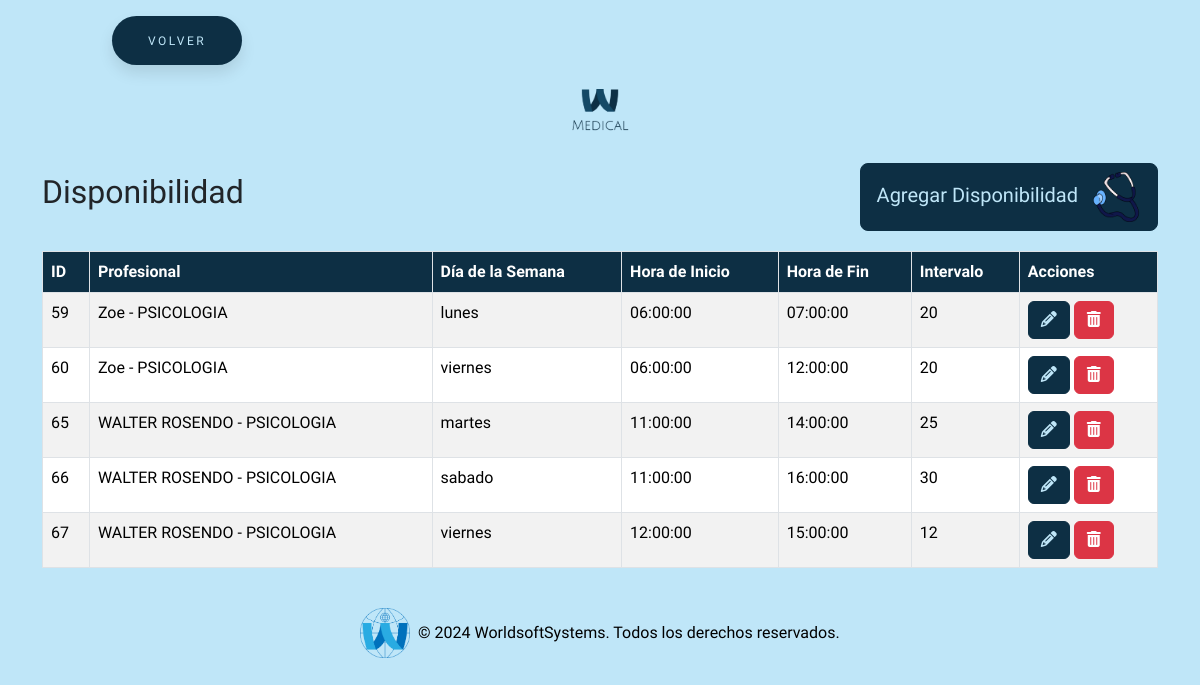
Page /todosAjustes/disponibilidad/disponibilidad.php (signed in) on the earlier database version.
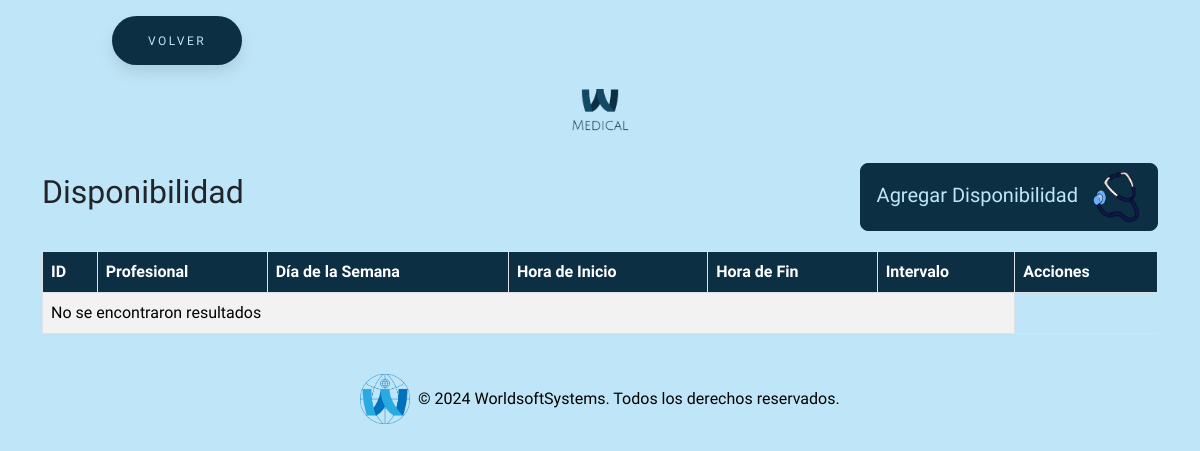
Same page on the later database version.
### tables this page shows
CREATE TABLE `disponibilidad` (
  `id` int(11) NOT NULL,
  `id_prof` int(11) NOT NULL,
  `dia_semana` varchar(255) NOT NULL,
  `hora_inicio` time NOT NULL,
  `hora_fin` time NOT NULL,
  `intervalo` int(255) NOT NULL DEFAULT 20
);

CREATE TABLE `profesional` (
  `id_prof` int(11) NOT NULL,
  `nombreYapellido` varchar(255) NOT NULL,
  `id_especialidad` int(11) NOT NULL,
  `domicilio` varchar(255) NOT NULL,
  `localidad` varchar(255) NOT NULL,
  `codigo_pos` varchar(255) NOT NULL,
  `matricula_p` varchar(255) NOT NULL,
  `matricula_n` varchar(255) NOT NULL,
  `telefono` int(255) NOT NULL,
  `email` varchar(255) NOT NULL,
  `tipo_doc` varchar(255) NOT NULL,
  `nro_doc` int(255) NOT NULL
);

CREATE TABLE `especialidad` (
  `id_especialidad` int(255) NOT NULL,
  `desc_especialidad` varchar(255) NOT NULL
);

### todosAjustes/disponibilidad/disponibilidad.php (the view, shortened to what this page needs)
<?php
require_once "../../conexion.php";
$sql = "SELECT * FROM disponibilidad d
        JOIN profesional p ON d.id_prof = p.id_prof
        JOIN especialidad e ON p.id_especialidad = e.id_especialidad";
$result = $conn->query($sql);
?>
<!DOCTYPE html>
<html lang="en">
<head>
    <link href="https://cdn.jsdelivr.net/npm/bootstrap@5.3.3/dist/css/bootstrap.min.css" rel="stylesheet"
>
    <link rel="stylesheet" href="https://cdnjs.cloudflare.com/ajax/libs/font-awesome/6.5.2/css/all.min.css"
 />
    <link rel="stylesheet" href="../../estilos/styleGeneral.css">
    <link rel="stylesheet" href="../../estilos/styleBotones.css">
</head>
<body>
    <button class="button" style="vertical-align:middle; margin-left:7rem"
        onclick="window.location.href = '../../seccionAjustes/ajustes.php';">
        <span>VOLVER</span>
    </button>
    <div class="text-center my-4">
        <img src="../../img/logo.png" alt="Logo MEDICAL" class="img-fluid" style="max-width: 120px;">
    </div>
    <div class="container">
        <div class="title-container">
            <h2>Disponibilidad</h2>
            <button type="button" class="btn btn-custom btn-lg" data-bs-toggle="modal"
                data-bs-target="#agregarDisponibilidadModal">
                Agregar Disponibilidad <img src="../../img/iconoCrearEsp.png" alt="Icono Crear Disponibilidad"
                    style="width: 50px; height: 50px; margin-left: 8px;">
            </button>
        </div>
        <table class="table table-striped table-bordered">
            <thead class="table-custom">
                <tr>
                    <th>ID</th>
                    <th>Profesional</th>
                    <th>Día de la Semana</th>
                    <th>Hora de Inicio</th>
                    <th>Hora de Fin</th>
                    <th>Intervalo</th>
                    <th>Acciones</th>
                </tr>
            </thead>
            <tbody>
                <?php if ($result->num_rows > 0): ?>
                    <?php while ($row = $result->fetch_assoc()): ?>
                        <tr>
                            <td><?= $row["id"] ?></td>
                            <td><?= $row["nombreYapellido"] . ' - ' . $row["desc_especialidad"] ?></td>
                            <td><?= $row["dia_semana"] ?></td>
                            <td><?= $row["hora_inicio"] ?></td>
                            <td><?= $row["hora_fin"] ?></td>
                            <td><?= $row["intervalo"] ?></td>
                            <td>
                                <button class="btn btn-custom-editar"
                                    onclick='editarDisponibilidad(<?= json_encode($row) ?>)'><i
                                        class="fas fa-pencil-alt"></i></button>
                                <a href="?eliminar=<?= $row['id'] ?>" class="btn btn-danger"
                                    onclick="return confirm('¿Estás seguro de que deseas eliminar esta disponibilidad?');"><i
                                        class="fas fa-trash-alt"></i></a>
                            </td>
                        </tr>
                    <?php endwhile; ?>
                <?php else: ?>
                    <tr>
                        <td colspan="6">No se encontraron resultados</td>
                    </tr>
                <?php endif; ?>
            </tbody>
        </table>
    </div>
    <footer class="bg-dark text-white text-center py-4 mt-auto">
        <div class="container">
            <div class="row justify-content-center">
                <div class="col-md-12 footer-logo-text">
                    <img src="../../img/logoWSS.png" alt="Logo" class="img-fluid" style="max-height: 50px;">
                    <p class="mb-0">&copy; 2024 WorldsoftSystems. Todos los derechos reservados.</p>
                </div>
            </div>
        </div>
    </footer>
</body>
</html>

Differences in the rows shown:
removed disponibilidad: id "59", id_prof.nombreYapellido "Zoe", especialidad.desc_especialidad "PSICOLOGIA", dia_semana "lunes", hora_inicio "06:00:00", hora_fin "07:00:00", intervalo "20"
removed disponibilidad: id "60", id_prof.nombreYapellido "Zoe", especialidad.desc_especialidad "PSICOLOGIA", dia_semana "viernes", hora_inicio "06:00:00", hora_fin "12:00:00", intervalo "20"
removed disponibilidad: id "65", id_prof.nombreYapellido "WALTER ROSENDO", especialidad.desc_especialidad "PSICOLOGIA", dia_semana "martes", hora_inicio "11:00:00", hora_fin "14:00:00", intervalo "25"
removed disponibilidad: id "66", id_prof.nombreYapellido "WALTER ROSENDO", especialidad.desc_especialidad "PSICOLOGIA", dia_semana "sabado", hora_inicio "11:00:00", hora_fin "16:00:00", intervalo "30"
removed disponibilidad: id "67", id_prof.nombreYapellido "WALTER ROSENDO", especialidad.desc_especialidad "PSICOLOGIA", dia_semana "viernes", hora_inicio "12:00:00", hora_fin "15:00:00", intervalo "12"
Other differences:
text now shown: "No se encontraron resultados"
